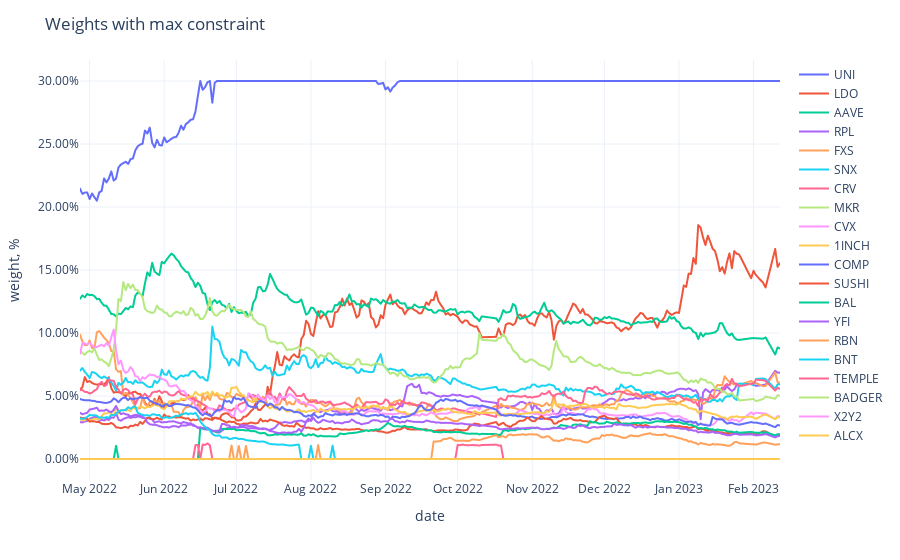

This figure's notebook cell:
### Code cell
fig = px.line(adjusted_weights,
              labels={'value': 'weight, %', 'variable': ''})
fig.update_traces(
    hovertemplate="%{y}"
)
fig.update_yaxes(
    tickformat=".2%",
)
fig.update_xaxes(
    showspikes=True,
    spikethickness=2,
    spikedash="dot",
    spikecolor="#999999",
    spikemode="across",
)
fig.update_layout(
    hovermode="x",
    hoverdistance=100,  ## Distance to show hover label of data point
    spikedistance=1000,  ## Distance to show spike
    template='plotly_white',
    title='Weights with max constraint'
)

### Figure 1 — Plotly figure (JSON) as saved in the notebook; plotly's stock layout.template omitted (floating-point values rounded to 4 significant figures; data arrays with more than 128 entries replaced by an {"elided": "..."} marker saying what was removed)
{"data": [{"hovertemplate": "%{y}", "legendgroup": "UNI", "line": {"color": "#636efa", "dash": "solid"}, "marker": {"symbol": "circle"}, "mode": "lines", "name": "UNI", "showlegend": true, "type": "scattergl", "x": {"elided": "278 str values"}, "xaxis": "x", "y": {"elided": "278 float values"}, "yaxis": "y"}, {"hovertemplate": "%{y}", "legendgroup": "LDO", "line": {"color": "#EF553B", "dash": "solid"}, "marker": {"symbol": "circle"}, "mode": "lines", "name": "LDO", "showlegend": true, "type": "scattergl", "x": {"elided": "278 str values"}, "xaxis": "x", "y": {"elided": "278 float values"}, "yaxis": "y"}, {"hovertemplate": "%{y}", "legendgroup": "AAVE", "line": {"color": "#00cc96", "dash": "solid"}, "marker": {"symbol": "circle"}, "mode": "lines", "name": "AAVE", "showlegend": true, "type": "scattergl", "x": {"elided": "278 str values"}, "xaxis": "x", "y": {"elided": "278 float values"}, "yaxis": "y"}, {"hovertemplate": "%{y}", "legendgroup": "RPL", "line": {"color": "#ab63fa", "dash": "solid"}, "marker": {"symbol": "circle"}, "mode": "lines", "name": "RPL", "showlegend": true, "type": "scattergl", "x": {"elided": "278 str values"}, "xaxis": "x", "y": {"elided": "278 float values"}, "yaxis": "y"}, {"hovertemplate": "%{y}", "legendgroup": "FXS", "line": {"color": "#FFA15A", "dash": "solid"}, "marker": {"symbol": "circle"}, "mode": "lines", "name": "FXS", "showlegend": true, "type": "scattergl", "x": {"elided": "278 str values"}, "xaxis": "x", "y": {"elided": "278 float values"}, "yaxis": "y"}, {"hovertemplate": "%{y}", "legendgroup": "SNX", "line": {"color": "#19d3f3", "dash": "solid"}, "marker": {"symbol": "circle"}, "mode": "lines", "name": "SNX", "showlegend": true, "type": "scattergl", "x": {"elided": "278 str values"}, "xaxis": "x", "y": {"elided": "278 float values"}, "yaxis": "y"}, {"hovertemplate": "%{y}", "legendgroup": "CRV", "line": {"color": "#FF6692", "dash": "solid"}, "marker": {"symbol": "circle"}, "mode": "lines", "name": "CRV", "showlegend": true, "type": "scattergl", "x": {"elided": "278 str values"}, "xaxis": "x", "y": {"elided": "278 float values"}, "yaxis": "y"}, {"hovertemplate": "%{y}", "legendgroup": "MKR", "line": {"color": "#B6E880", "dash": "solid"}, "marker": {"symbol": "circle"}, "mode": "lines", "name": "MKR", "showlegend": true, "type": "scattergl", "x": {"elided": "278 str values"}, "xaxis": "x", "y": {"elided": "278 float values"}, "yaxis": "y"}, {"hovertemplate": "%{y}", "legendgroup": "CVX", "line": {"color": "#FF97FF", "dash": "solid"}, "marker": {"symbol": "circle"}, "mode": "lines", "name": "CVX", "showlegend": true, "type": "scattergl", "x": {"elided": "278 str values"}, "xaxis": "x", "y": {"elided": "278 float values"}, "yaxis": "y"}, {"hovertemplate": "%{y}", "legendgroup": "1INCH", "line": {"color": "#FECB52", "dash": "solid"}, "marker": {"symbol": "circle"}, "mode": "lines", "name": "1INCH", "showlegend": true, "type": "scattergl", "x": {"elided": "278 str values"}, "xaxis": "x", "y": {"elided": "278 float values"}, "yaxis": "y"}, {"hovertemplate": "%{y}", "legendgroup": "COMP", "line": {"color": "#636efa", "dash": "solid"}, "marker": {"symbol": "circle"}, "mode": "lines", "name": "COMP", "showlegend": true, "type": "scattergl", "x": {"elided": "278 str values"}, "xaxis": "x", "y": {"elided": "278 float values"}, "yaxis": "y"}, {"hovertemplate": "%{y}", "legendgroup": "SUSHI", "line": {"color": "#EF553B", "dash": "solid"}, "marker": {"symbol": "circle"}, "mode": "lines", "name": "SUSHI", "showlegend": true, "type": "scattergl", "x": {"elided": "278 str values"}, "xaxis": "x", "y": {"elided": "278 float values"}, "yaxis": "y"}, {"hovertemplate": "%{y}", "legendgroup": "BAL", "line": {"color": "#00cc96", "dash": "solid"}, "marker": {"symbol": "circle"}, "mode": "lines", "name": "BAL", "showlegend": true, "type": "scattergl", "x": {"elided": "278 str values"}, "xaxis": "x", "y": {"elided": "278 float values"}, "yaxis": "y"}, {"hovertemplate": "%{y}", "legendgroup": "YFI", "line": {"color": "#ab63fa", "dash": "solid"}, "marker": {"symbol": "circle"}, "mode": "lines", "name": "YFI", "showlegend": true, "type": "scattergl", "x": {"elided": "278 str values"}, "xaxis": "x", "y": {"elided": "278 float values"}, "yaxis": "y"}, {"hovertemplate": "%{y}", "legendgroup": "RBN", "line": {"color": "#FFA15A", "dash": "solid"}, "marker": {"symbol": "circle"}, "mode": "lines", "name": "RBN", "showlegend": true, "type": "scattergl", "x": {"elided": "278 str values"}, "xaxis": "x", "y": {"elided": "278 float values"}, "yaxis": "y"}, {"hovertemplate": "%{y}", "legendgroup": "BNT", "line": {"color": "#19d3f3", "dash": "solid"}, "marker": {"symbol": "circle"}, "mode": "lines", "name": "BNT", "showlegend": true, "type": "scattergl", "x": {"elided": "278 str values"}, "xaxis": "x", "y": {"elided": "278 float values"}, "yaxis": "y"}, {"hovertemplate": "%{y}", "legendgroup": "TEMPLE", "line": {"color": "#FF6692", "dash": "solid"}, "marker": {"symbol": "circle"}, "mode": "lines", "name": "TEMPLE", "showlegend": true, "type": "scattergl", "x": {"elided": "278 str values"}, "xaxis": "x", "y": {"elided": "278 float values"}, "yaxis": "y"}, {"hovertemplate": "%{y}", "legendgroup": "BADGER", "line": {"color": "#B6E880", "dash": "solid"}, "marker": {"symbol": "circle"}, "mode": "lines", "name": "BADGER", "showlegend": true, "type": "scattergl", "x": {"elided": "278 str values"}, "xaxis": "x", "y": {"elided": "278 int values"}, "yaxis": "y"}, {"hovertemplate": "%{y}", "legendgroup": "X2Y2", "line": {"color": "#FF97FF", "dash": "solid"}, "marker": {"symbol": "circle"}, "mode": "lines", "name": "X2Y2", "showlegend": true, "type": "scattergl", "x": {"elided": "278 str values"}, "xaxis": "x", "y": {"elided": "278 int values"}, "yaxis": "y"}, {"hovertemplate": "%{y}", "legendgroup": "ALCX", "line": {"color": "#FECB52", "dash": "solid"}, "marker": {"symbol": "circle"}, "mode": "lines", "name": "ALCX", "showlegend": true, "type": "scattergl", "x": {"elided": "278 str values"}, "xaxis": "x", "y": {"elided": "278 int values"}, "yaxis": "y"}], "layout": {"hoverdistance": 100, "hovermode": "x", "legend": {"title": {"text": ""}, "tracegroupgap": 0}, "margin": {"t": 60}, "spikedistance": 1000, "title": {"text": "Weights with max constraint"}, "xaxis": {"anchor": "y", "domain": [0, 1], "showspikes": true, "spikecolor": "#999999", "spikedash": "dot", "spikemode": "across", "spikethickness": 2, "title": {"text": "date"}}, "yaxis": {"anchor": "x", "domain": [0, 1], "tickformat": ".2%", "title": {"text": "weight, %"}}}}
